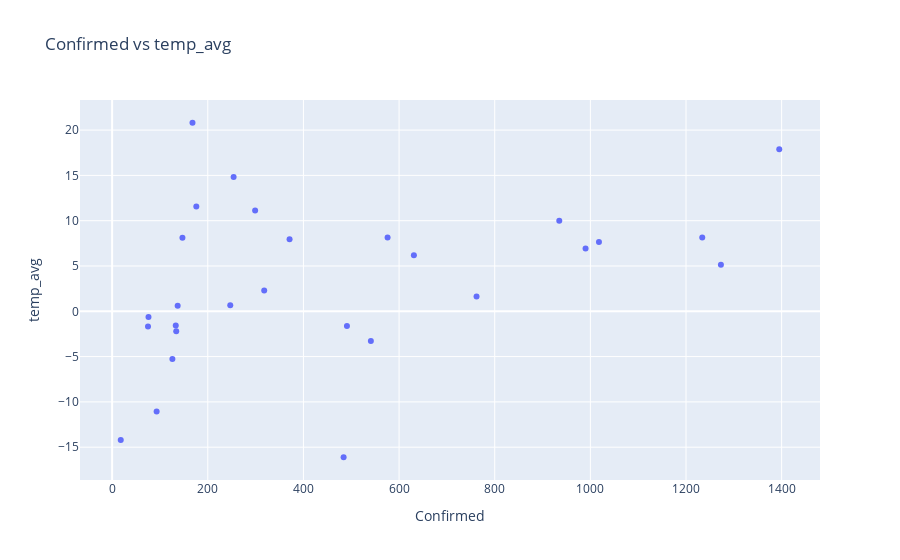
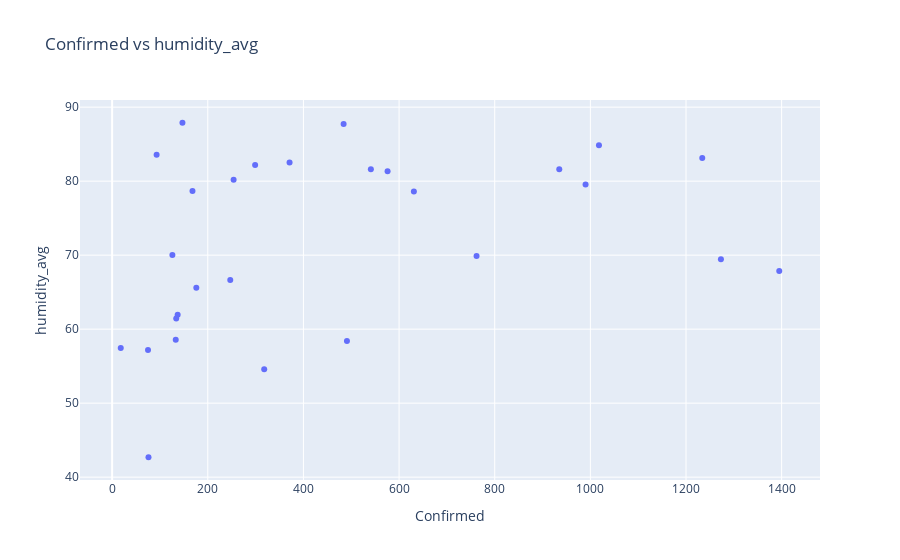
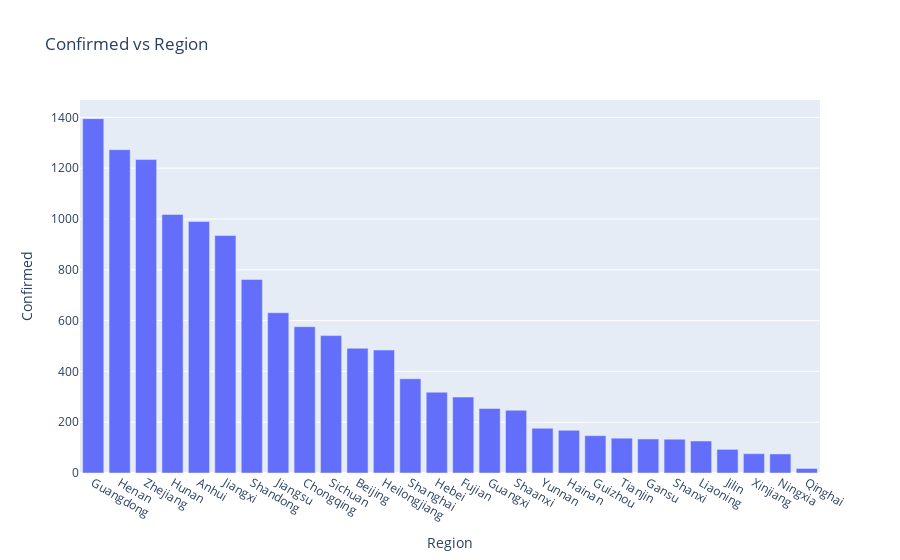

Notebook code for these charts, in order:
### Code cell
x = m_data[1:]


fig = px.scatter(x, y="temp_avg", x="Confirmed", title='Confirmed vs temp_avg')
fig.show()

fig = px.scatter(x, y="humidity_avg", x="Confirmed", title='Confirmed vs humidity_avg')
fig.show()

fig = px.bar(x, y="Confirmed", x="Region", title='Confirmed vs Region')
fig.show()

### Figure 1 — Plotly figure (JSON) as saved in the notebook; plotly's stock layout.template omitted (floating-point values rounded to 4 significant figures)
{"data": [{"hoverlabel": {"namelength": 0}, "hovertemplate": "Confirmed=%{x}<br>temp_avg=%{y}", "legendgroup": "", "marker": {"color": "#636efa", "symbol": "circle"}, "mode": "markers", "name": "", "showlegend": false, "type": "scatter", "x": [1395, 1273, 1234, 1018, 990, 935, 762, 631, 576, 541, 491, 484, 371, 318, 299, 254, 247, 176, 168, 147, 137, 134, 133, 126, 93, 76, 75, 18], "xaxis": "x", "y": [17.89, 5.148, 8.138, 7.642, 6.944, 9.988, 1.621, 6.192, 8.148, -3.278, -1.611, -16.11, 7.956, 2.306, 11.12, 14.81, 0.6676, 11.58, 20.81, 8.113, 0.6009, -2.213, -1.563, -5.261, -11.05, -0.6267, -1.668, -14.21], "yaxis": "y"}], "layout": {"legend": {"tracegroupgap": 0}, "title": {"text": "Confirmed vs temp_avg"}, "xaxis": {"anchor": "y", "domain": [0, 1], "title": {"text": "Confirmed"}}, "yaxis": {"anchor": "x", "domain": [0, 1], "title": {"text": "temp_avg"}}}}

### Figure 2 — Plotly figure (JSON) as saved in the notebook; plotly's stock layout.template omitted (floating-point values rounded to 4 significant figures)
{"data": [{"hoverlabel": {"namelength": 0}, "hovertemplate": "Confirmed=%{x}<br>humidity_avg=%{y}", "legendgroup": "", "marker": {"color": "#636efa", "symbol": "circle"}, "mode": "markers", "name": "", "showlegend": false, "type": "scatter", "x": [1395, 1273, 1234, 1018, 990, 935, 762, 631, 576, 541, 491, 484, 371, 318, 299, 254, 247, 176, 168, 147, 137, 134, 133, 126, 93, 76, 75, 18], "xaxis": "x", "y": [67.86, 69.44, 83.12, 84.85, 79.55, 81.63, 69.87, 78.59, 81.34, 81.6, 58.39, 87.74, 82.54, 54.6, 82.19, 80.19, 66.64, 65.61, 78.66, 87.89, 61.94, 61.44, 58.57, 70.01, 83.56, 42.69, 57.19, 57.45], "yaxis": "y"}], "layout": {"legend": {"tracegroupgap": 0}, "title": {"text": "Confirmed vs humidity_avg"}, "xaxis": {"anchor": "y", "domain": [0, 1], "title": {"text": "Confirmed"}}, "yaxis": {"anchor": "x", "domain": [0, 1], "title": {"text": "humidity_avg"}}}}

### Figure 3 — Plotly figure (JSON) as saved in the notebook; plotly's stock layout.template omitted (floating-point values rounded to 4 significant figures)
{"data": [{"alignmentgroup": "True", "hoverlabel": {"namelength": 0}, "hovertemplate": "Region=%{x}<br>Confirmed=%{y}", "legendgroup": "", "marker": {"color": "#636efa"}, "name": "", "offsetgroup": "", "orientation": "v", "showlegend": false, "textposition": "auto", "type": "bar", "x": ["Guangdong", "Henan", "Zhejiang", "Hunan", "Anhui", "Jiangxi", "Shandong", "Jiangsu", "Chongqing", "Sichuan", "Beijing", "Heilongjiang", "Shanghai", "Hebei", "Fujian", "Guangxi", "Shaanxi", "Yunnan", "Hainan", "Guizhou", "Tianjin", "Gansu", "Shanxi", "Liaoning", "Jilin", "Xinjiang", "Ningxia", "Qinghai"], "xaxis": "x", "y": [1395, 1273, 1234, 1018, 990, 935, 762, 631, 576, 541, 491, 484, 371, 318, 299, 254, 247, 176, 168, 147, 137, 134, 133, 126, 93, 76, 75, 18], "yaxis": "y"}], "layout": {"barmode": "relative", "legend": {"tracegroupgap": 0}, "title": {"text": "Confirmed vs Region"}, "xaxis": {"anchor": "y", "domain": [0, 1], "title": {"text": "Region"}}, "yaxis": {"anchor": "x", "domain": [0, 1], "title": {"text": "Confirmed"}}}}
